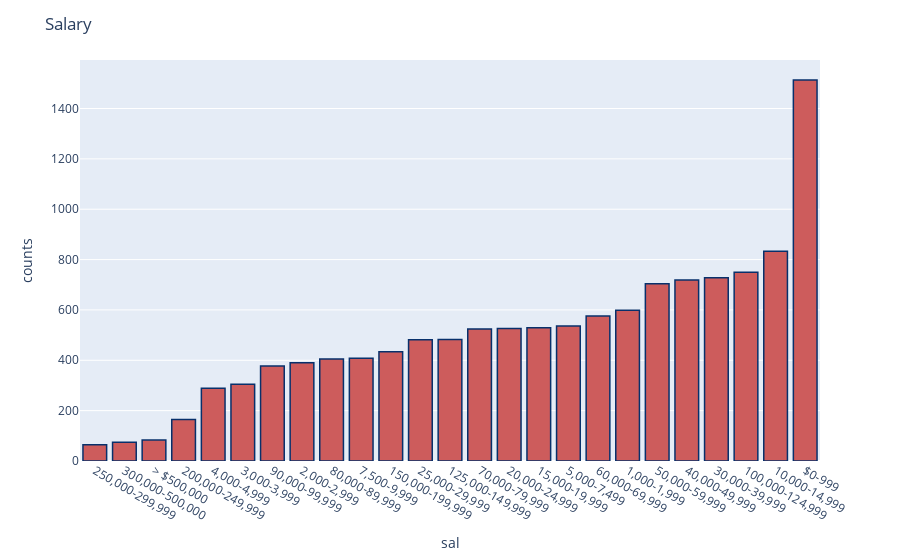

Notebook code cell kept with this figure:
### Markdown cell above
### Salary distribution

### Code cell
sal_count= pd.DataFrame({'sal':df["salary"].value_counts().index, 'counts':df["salary"].value_counts().values}).sort_values("counts")
fig = px.bar(sal_count, x='sal', y='counts')
fig.update_traces(marker_color="indianred",marker_line_color='rgb(8,48,107)',
                  marker_line_width=1.5)
fig.update_layout(title_text='Salary')
py.plot(fig)
fig.show()

### Figure 1 — Plotly figure (JSON) as saved in the notebook; plotly's stock layout.template omitted (floating-point values rounded to 4 significant figures)
{"data": [{"alignmentgroup": "True", "hovertemplate": "sal=%{x}<br>counts=%{y}<extra></extra>", "legendgroup": "", "marker": {"color": "indianred", "line": {"color": "rgb(8,48,107)", "width": 1.5}}, "name": "", "offsetgroup": "", "orientation": "v", "showlegend": false, "textposition": "auto", "type": "bar", "x": ["250,000-299,999", "300,000-500,000", "> $500,000", "200,000-249,999", "4,000-4,999", "3,000-3,999", "90,000-99,999", "2,000-2,999", "80,000-89,999", "7,500-9,999", "150,000-199,999", "25,000-29,999", "125,000-149,999", "70,000-79,999", "20,000-24,999", "15,000-19,999", "5,000-7,499", "60,000-69,999", "1,000-1,999", "50,000-59,999", "40,000-49,999", "30,000-39,999", "100,000-124,999", "10,000-14,999", "$0-999"], "xaxis": "x", "y": [65, 74, 83, 165, 289, 305, 377, 390, 405, 408, 434, 482, 483, 524, 526, 529, 536, 576, 599, 704, 719, 728, 750, 833, 1513], "yaxis": "y"}], "layout": {"barmode": "relative", "legend": {"tracegroupgap": 0}, "margin": {"t": 60}, "title": {"text": "Salary"}, "xaxis": {"anchor": "y", "domain": [0, 1], "title": {"text": "sal"}}, "yaxis": {"anchor": "x", "domain": [0, 1], "title": {"text": "counts"}}}}
